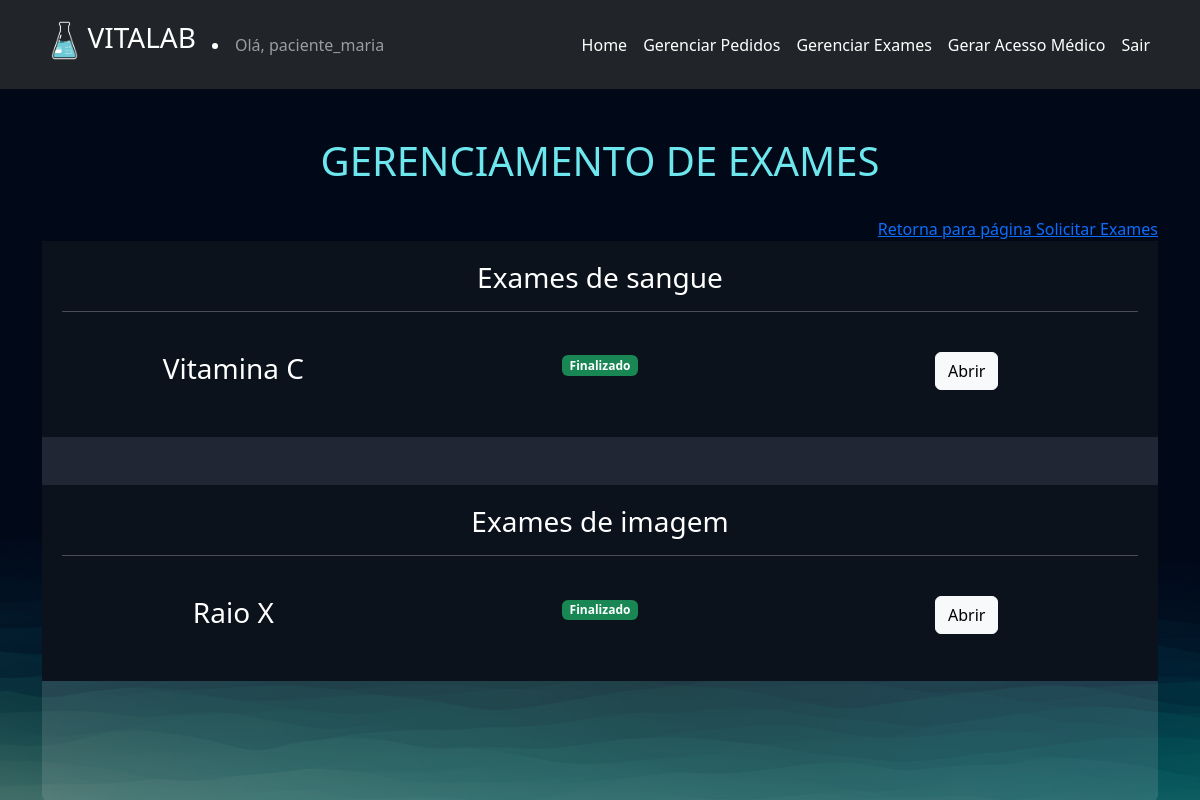
Before: /exames/gerenciar_exames/ (signed in) with the older database file.
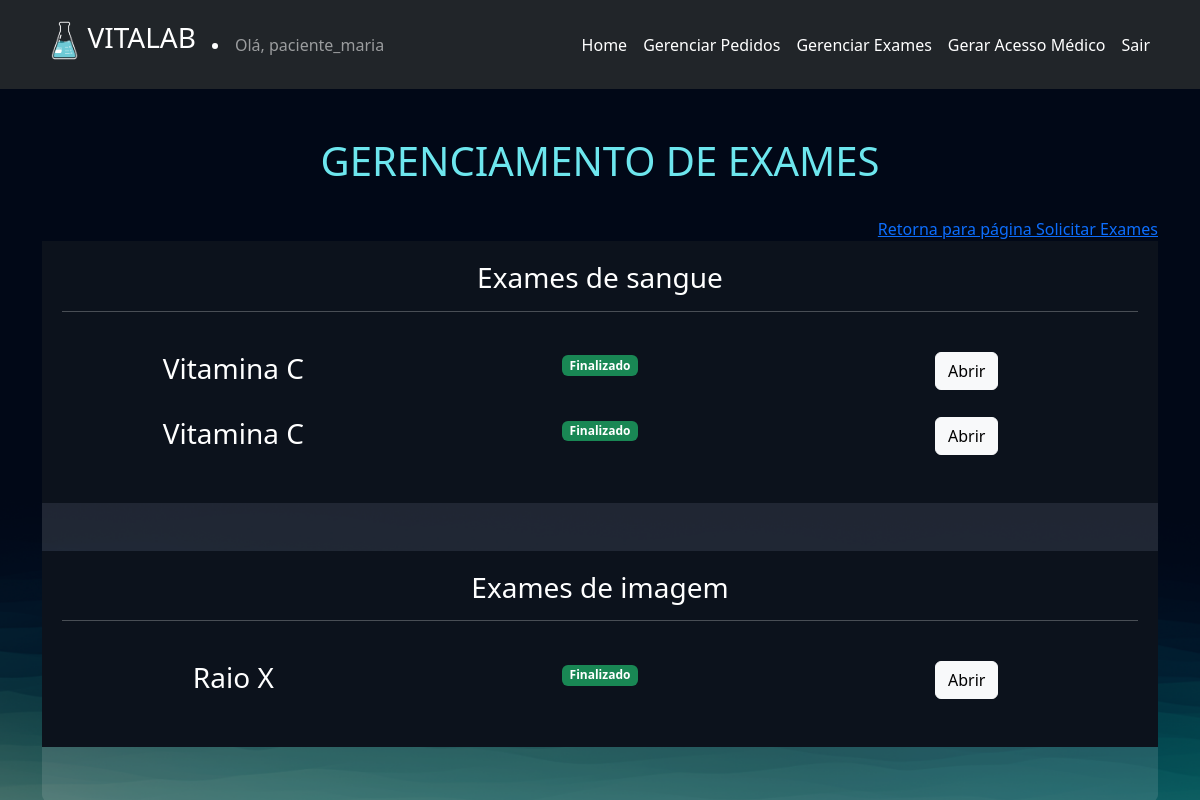
After: the same page with the newer database file.
### exames/models.py (models this page shows, shortened)
class SolicitacaoExame(models.Model):
	choice_status = (
		('E', 'Em análise'),
		('F', 'Finalizado'),
		('C', 'Cancelado')
	)
	usuario = models.ForeignKey(User, on_delete=models.DO_NOTHING)
	exame = models.ForeignKey(TiposExames, on_delete=models.DO_NOTHING)
	status = models.CharField(max_length=2, choices=choice_status)
	resultado = models.FileField(upload_to="resultados", null=True, blank=True)
	requer_senha = models.BooleanField(default=False)
	senha = models.CharField(max_length=6, null=True, blank=True)
	def badge_template(self):
		if self.status == 'E':
			classes_css = 'bg-warning text-dark'
			texto = "Em análise"
		elif self.status == 'F':
			classes_css = 'bg-success'
			texto = "Finalizado"
		return mark_safe(f"<span class='badge bg-primary {classes_css}'>{texto}</span>")

class TiposExames(models.Model):
	tipo_choices = (
		('I', 'Exame de imagem'),
		('S', 'Exame de Sangue')
	)
	nome = models.CharField(max_length=50)
	tipo = models.CharField(max_length=2, choices=tipo_choices)
	preco = models.FloatField()
	disponivel = models.BooleanField(default=True)
	horario_inicial = models.IntegerField()
	horario_final = models.IntegerField()

### exames/views.py (the view)
# urls.py: path('gerenciar_exames/', views.gerenciar_exames, name="gerenciar_exames"),
@login_required
def gerenciar_exames(request):
    exames = SolicitacaoExame.objects.filter(usuario=request.user)
    return render(request, 'gerenciar_exames.html', {'exames': exames})

### exames/templates/gerenciar_exames.html (shortened to what this page needs)
{% extends "bases/base.html" %}
{% load static %}
{% block 'head' %}
	<link href="{% static 'exames/css/css.css' %}" rel="stylesheet">
	<link href="{% static 'exames/css/gerenciar_pedidos.css' %}" rel="stylesheet">
	<link href="{% static 'exames/css/gerenciar_exames.css' %}" rel="stylesheet">
{% endblock 'head' %}
{% block 'conteudo' %}
	<br>
	<br>
	<div class="container">
		<div style='text-align:center'>
			<h3 class="font-destaque">GERENCIAMENTO DE EXAMES</h3>
		</div>
		<br>
		<div style="text-align:right">
			<a href="javascript:history.back()" class="btn-custom"> Retorna para página Solicitar Exames</a>
		</div>
		<div class="card card-view">
			<div class="sub-card">
				<h3>Exames de sangue</h3>
				<hr>
				<br>
				{% for exame in exames  %}
					{% if  exame.exame.tipo == 'S'%}
						<div class="row">
						<div class="col-md"><h3>{{exame.exame.nome}}</h3></div>
						<div class="col-md">{{exame.badge_template}}</div>
						<div class="col-md">
						{% if exame.status == 'F' %}
							<a href="{% url "permitir_abrir_exame" exame.id %}" class="btn btn-light">Abrir</a>
						{% else %}
							<a href="#" class="btn btn-light disabled">Abrir</a>
						{% endif %}
						</div>
						</div>
						<br>
					{% endif %}
				{% endfor %}
			</div>
			<br>
			<br>
			<div class="sub-card">
				<h3>Exames de imagem</h3>
				<hr>
				<br>
				{% for exame in exames  %}
					{% if  exame.exame.tipo == 'I'%}
						<div class="row">
						<div class="col-md"><h3>{{exame.exame.nome}}</h3></div>
						<div class="col-md">{{exame.badge_template}}</div>
						<div class="col-md">
					{% if exame.status == 'F' %}
						<a href="{% url "permitir_abrir_exame" exame.id %}" class="btn btn-light">Abrir</a>
					{% else %}
						<a href="#" class="btn btn-light disabled">Abrir</a>
					{% endif %}
					</div>
					</div>
					<br>
					{% endif %}
				{% endfor %}
			</div>
		</div>
	</div>
{% endblock 'conteudo' %}

Changed rows visible on the page:
added SolicitacaoExame: exame.nome "Vitamina C", badge_template "Finalizado", shows "Abrir", shown under "Exames de sangue"
